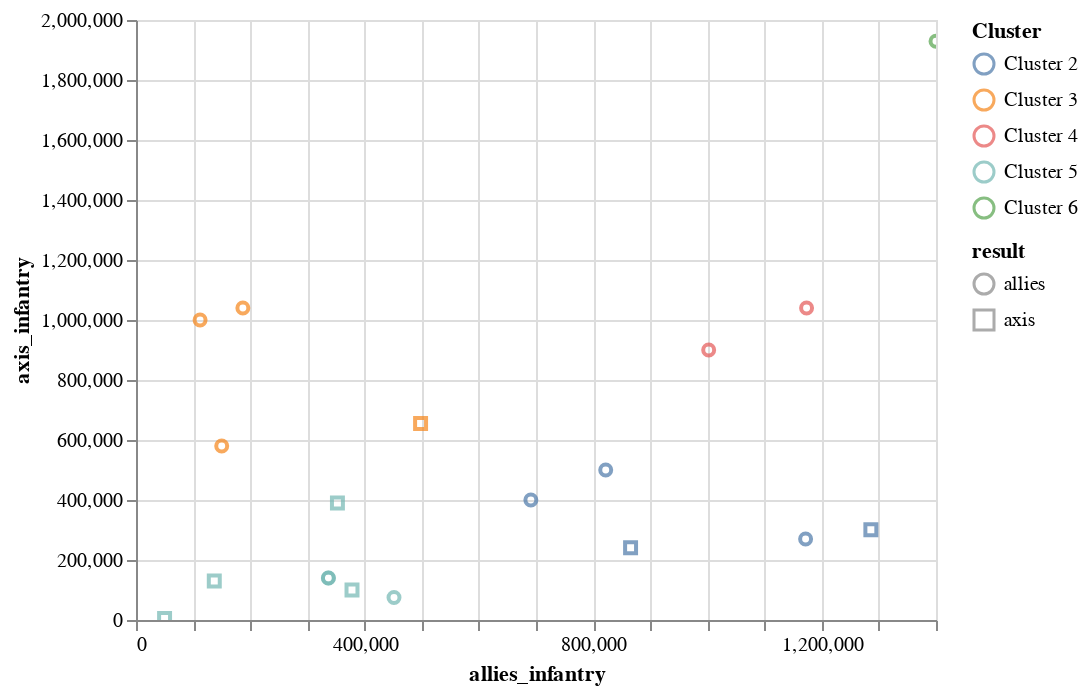

The cell this chart's notebook holds for it:
### Code cell
c = alt.Chart(data_kmeans).mark_point().encode(
    color=alt.Color('label:N', legend=alt.Legend(title='Cluster')),
    x='allies_infantry', y='axis_infantry', shape='result',
    tooltip=data_kmeans.columns.tolist()).interactive()

c

### Figure 1 — Vega-Lite specification as saved in the notebook (floating-point values rounded to 4 significant figures)
{"$schema": "https://vega.github.io/schema/vega-lite/v3.3.0.json", "config": {"mark": {"tooltip": null}, "view": {"height": 300, "width": 400}}, "data": {"name": "data-207a404191f29853a2609a0b1354d3f9"}, "datasets": {"data-207a404191f29853a2609a0b1354d3f9": [{"allies_guns": 16, "allies_infantry": 50000, "allies_tanks": 58, "axis_guns": 109, "axis_infantry": 5000, "axis_tanks": 498, "label": "Cluster 5", "name": "Battle of Jordanów", "result": "axis", "start": "1939-09-01T00:00:00"}, {"allies_guns": 5573, "allies_infantry": 498000, "allies_tanks": 1393, "axis_guns": 7673, "axis_infantry": 655000, "axis_tanks": 1389, "label": "Cluster 3", "name": "Baltic Operation", "result": "axis", "start": "1941-06-01T00:00:00"}, {"allies_guns": 4600, "allies_infantry": 352500, "allies_tanks": 500, "axis_guns": 700, "axis_infantry": 390000, "axis_tanks": 50, "label": "Cluster 5", "name": "Operation Iskra", "result": "axis", "start": "1943-01-01T00:00:00"}, {"allies_guns": 7600, "allies_infantry": 1400000, "allies_tanks": 3232, "axis_guns": 14000, "axis_infantry": 1929406, "axis_tanks": 2470, "label": "Cluster 6", "name": "Battle of Moscow", "result": "allies", "start": "1941-10-01T00:00:00"}, {"allies_guns": 13451, "allies_infantry": 187000, "allies_tanks": 894, "axis_guns": 10250, "axis_infantry": 1040000, "axis_tanks": 500, "label": "Cluster 3", "name": "Battle of Stalingrad", "result": "allies", "start": "1942-08-01T00:00:00"}, {"allies_guns": 13451, "allies_infantry": 1173500, "allies_tanks": 894, "axis_guns": 3000, "axis_infantry": 1040000, "axis_tanks": 950, "label": "Cluster 4", "name": "Operation Uranus", "result": "allies", "start": "1942-11-01T00:00:00"}, {"allies_guns": 26379, "allies_infantry": 1286000, "allies_tanks": 2409, "axis_guns": 5500, "axis_infantry": 300700, "axis_tanks": 625, "label": "Cluster 2", "name": "Operation Kutuzov", "result": "axis", "start": "1943-07-01T00:00:00"}, {"allies_guns": 5300, "allies_infantry": 336700, "allies_tanks": 924, "axis_guns": 242, "axis_infantry": 140000, "axis_tanks": 318, "label": "Cluster 5", "name": "Korsun Pocket", "result": "allies", "start": "1944-01-01T00:00:00"}, {"allies_guns": 8890, "allies_infantry": 691000, "allies_tanks": 670, "axis_guns": 3500, "axis_infantry": 400000, "axis_tanks": 450, "label": "Cluster 2", "name": "Uman-Botoshany Offensive", "result": "allies", "start": "1944-03-01T00:00:00"}, {"allies_guns": 4600, "allies_infantry": 822000, "allies_tanks": 550, "axis_guns": 2389, "axis_infantry": 500000, "axis_tanks": 146, "label": "Cluster 2", "name": "Leningrad–Novgorod Offensive", "result": "allies", "start": "1944-01-01T00:00:00"}, {"allies_guns": 5300, "allies_infantry": 336700, "allies_tanks": 524, "axis_guns": 242, "axis_infantry": 140000, "axis_tanks": 318, "label": "Cluster 5", "name": "Korsun-Cherkassy Pocket", "result": "allies", "start": "1944-01-01T00:00:00"}, {"allies_guns": 10500, "allies_infantry": 451500, "allies_tanks": 800, "axis_guns": 1930, "axis_infantry": 75000, "axis_tanks": 110, "label": "Cluster 5", "name": "Vyborg–Petrozavodsk Offensive", "result": "allies", "start": "1944-06-01T00:00:00"}, {"allies_guns": 11265, "allies_infantry": 1002200, "allies_tanks": 1979, "axis_guns": 6300, "axis_infantry": 900000, "axis_tanks": 900, "label": "Cluster 4", "name": "Lvov–Sandomierz Offensive", "result": "allies", "start": "1944-07-01T00:00:00"}, {"allies_guns": 3241, "allies_infantry": 378000, "allies_tanks": 1000, "axis_guns": 2000, "axis_infantry": 100000, "axis_tanks": 350, "label": "Cluster 5", "name": "Battle of the Dukla Pass", "result": "axis", "start": "1944-09-01T00:00:00"}, {"allies_guns": 2100, "allies_infantry": 150000, "allies_tanks": 125, "axis_guns": 3640, "axis_infantry": 580000, "axis_tanks": 520, "label": "Cluster 3", "name": "Belgrade Offensive", "result": "allies", "start": "1944-09-01T00:00:00"}, {"allies_guns": 10238, "allies_infantry": 865506, "allies_tanks": 825, "axis_guns": 3500, "axis_infantry": 240952, "axis_tanks": 293, "label": "Cluster 2", "name": "Battle of Debrecen", "result": "axis", "start": "1944-10-01T00:00:00"}, {"allies_guns": 5200, "allies_infantry": 137000, "allies_tanks": 528, "axis_guns": 4000, "axis_infantry": 130000, "axis_tanks": 108, "label": "Cluster 5", "name": "Battle of Königsberg", "result": "axis", "start": "1945-01-01T00:00:00"}, {"allies_guns": 5425, "allies_infantry": 1171800, "allies_tanks": 1600, "axis_guns": 434, "axis_infantry": 270000, "axis_tanks": 772, "label": "Cluster 2", "name": "Vienna Offensive", "result": "allies", "start": "1945-04-01T00:00:00"}, {"allies_guns": 2625, "allies_infantry": 112143, "allies_tanks": 587, "axis_guns": 16934, "axis_infantry": 1000000, "axis_tanks": 3059, "label": "Cluster 3", "name": "Battle of the Seelow Heights", "result": "allies", "start": "1945-04-01T00:00:00"}]}, "encoding": {"color": {"field": "label", "legend": {"title": "Cluster"}, "type": "nominal"}, "shape": {"field": "result", "type": "nominal"}, "tooltip": [{"field": "allies_infantry", "type": "quantitative"}, {"field": "axis_infantry", "type": "quantitative"}, {"field": "allies_tanks", "type": "quantitative"}, {"field": "axis_tanks", "type": "quantitative"}, {"field": "allies_guns", "type": "quantitative"}, {"field": "axis_guns", "type": "quantitative"}, {"field": "label", "type": "nominal"}, {"field": "name", "type": "nominal"}, {"field": "result", "type": "nominal"}, {"field": "start", "type": "temporal"}], "x": {"field": "allies_infantry", "type": "quantitative"}, "y": {"field": "axis_infantry", "type": "quantitative"}}, "mark": "point", "selection": {"selector002": {"bind": "scales", "encodings": ["x", "y"], "type": "interval"}}}
